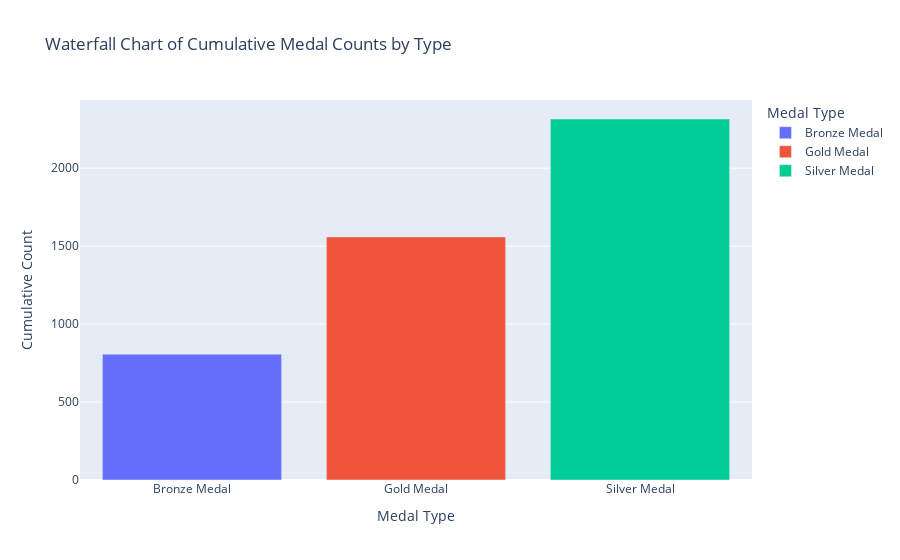

The notebook cell saved with this chart:
### Code cell
# Waterfall Chart: Cumulative Medal Counts by Type
waterfall_data = df.groupby('medal_type').size().reset_index(name='counts')
waterfall_data['cumulative'] = waterfall_data['counts'].cumsum()
waterfall_chart = px.bar(waterfall_data, 
                          x='medal_type', 
                          y='cumulative', 
                          title='Waterfall Chart of Cumulative Medal Counts by Type',
                          labels={'medal_type': 'Medal Type', 'cumulative': 'Cumulative Count'},
                          color='medal_type')
waterfall_chart.show()

### Figure 1 — Plotly figure (JSON) as saved in the notebook; plotly's stock layout.template omitted (floating-point values rounded to 4 significant figures)
{"data": [{"alignmentgroup": "True", "hovertemplate": "Medal Type=%{x}<br>Cumulative Count=%{y}<extra></extra>", "legendgroup": "Bronze Medal", "marker": {"color": "#636efa", "pattern": {"shape": ""}}, "name": "Bronze Medal", "offsetgroup": "Bronze Medal", "orientation": "v", "showlegend": true, "textposition": "auto", "type": "bar", "x": ["Bronze Medal"], "xaxis": "x", "y": [807], "yaxis": "y"}, {"alignmentgroup": "True", "hovertemplate": "Medal Type=%{x}<br>Cumulative Count=%{y}<extra></extra>", "legendgroup": "Gold Medal", "marker": {"color": "#EF553B", "pattern": {"shape": ""}}, "name": "Gold Medal", "offsetgroup": "Gold Medal", "orientation": "v", "showlegend": true, "textposition": "auto", "type": "bar", "x": ["Gold Medal"], "xaxis": "x", "y": [1559], "yaxis": "y"}, {"alignmentgroup": "True", "hovertemplate": "Medal Type=%{x}<br>Cumulative Count=%{y}<extra></extra>", "legendgroup": "Silver Medal", "marker": {"color": "#00cc96", "pattern": {"shape": ""}}, "name": "Silver Medal", "offsetgroup": "Silver Medal", "orientation": "v", "showlegend": true, "textposition": "auto", "type": "bar", "x": ["Silver Medal"], "xaxis": "x", "y": [2315], "yaxis": "y"}], "layout": {"autosize": true, "barmode": "relative", "legend": {"title": {"text": "Medal Type"}, "tracegroupgap": 0}, "title": {"text": "Waterfall Chart of Cumulative Medal Counts by Type"}, "xaxis": {"anchor": "y", "autorange": true, "categoryarray": ["Bronze Medal", "Gold Medal", "Silver Medal"], "categoryorder": "array", "domain": [0, 1], "range": [-0.5, 2.5], "title": {"text": "Medal Type"}, "type": "category"}, "yaxis": {"anchor": "x", "autorange": true, "domain": [0, 1], "range": [0, 2437.0], "title": {"text": "Cumulative Count"}, "type": "linear"}}}
